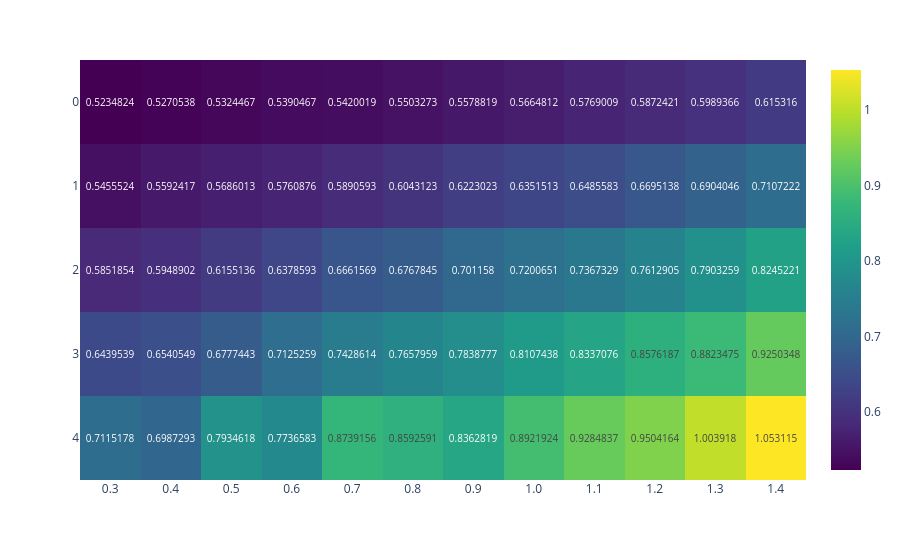

Notebook code cell kept with this figure:
### Code cell
fig = px.imshow(df, text_auto=True, color_continuous_scale='viridis')
fig.show()

### Figure 1 — Plotly figure (JSON) as saved in the notebook; plotly's stock layout.template omitted (floating-point values rounded to 4 significant figures)
{"data": [{"coloraxis": "coloraxis", "hovertemplate": "x: %{x}<br>y: %{y}<br>color: %{z}<extra></extra>", "name": "0", "texttemplate": "%{z}", "type": "heatmap", "x": ["0.3", "0.4", "0.5", "0.6", "0.7", "0.8", "0.9", "1.0", "1.1", "1.2", "1.3", "1.4"], "xaxis": "x", "y": [0, 1, 2, 3, 4], "yaxis": "y", "z": [[0.5235, 0.5271, 0.5324, 0.539, 0.542, 0.5503, 0.5579, 0.5665, 0.5769, 0.5872, 0.5989, 0.6153], [0.5456, 0.5592, 0.5686, 0.5761, 0.5891, 0.6043, 0.6223, 0.6352, 0.6486, 0.6695, 0.6904, 0.7107], [0.5852, 0.5949, 0.6155, 0.6379, 0.6662, 0.6768, 0.7012, 0.7201, 0.7367, 0.7613, 0.7903, 0.8245], [0.644, 0.6541, 0.6777, 0.7125, 0.7429, 0.7658, 0.7839, 0.8107, 0.8337, 0.8576, 0.8823, 0.925], [0.7115, 0.6987, 0.7935, 0.7737, 0.8739, 0.8593, 0.8363, 0.8922, 0.9285, 0.9504, 1.004, 1.053]]}], "layout": {"coloraxis": {"colorscale": [[0, "#440154"], [0.1111, "#482878"], [0.2222, "#3e4989"], [0.3333, "#31688e"], [0.4444, "#26828e"], [0.5556, "#1f9e89"], [0.6667, "#35b779"], [0.7778, "#6ece58"], [0.8889, "#b5de2b"], [1, "#fde725"]]}, "margin": {"t": 60}, "xaxis": {"anchor": "y", "constrain": "domain", "domain": [0, 1], "scaleanchor": "y"}, "yaxis": {"anchor": "x", "autorange": "reversed", "constrain": "domain", "domain": [0, 1]}}}
